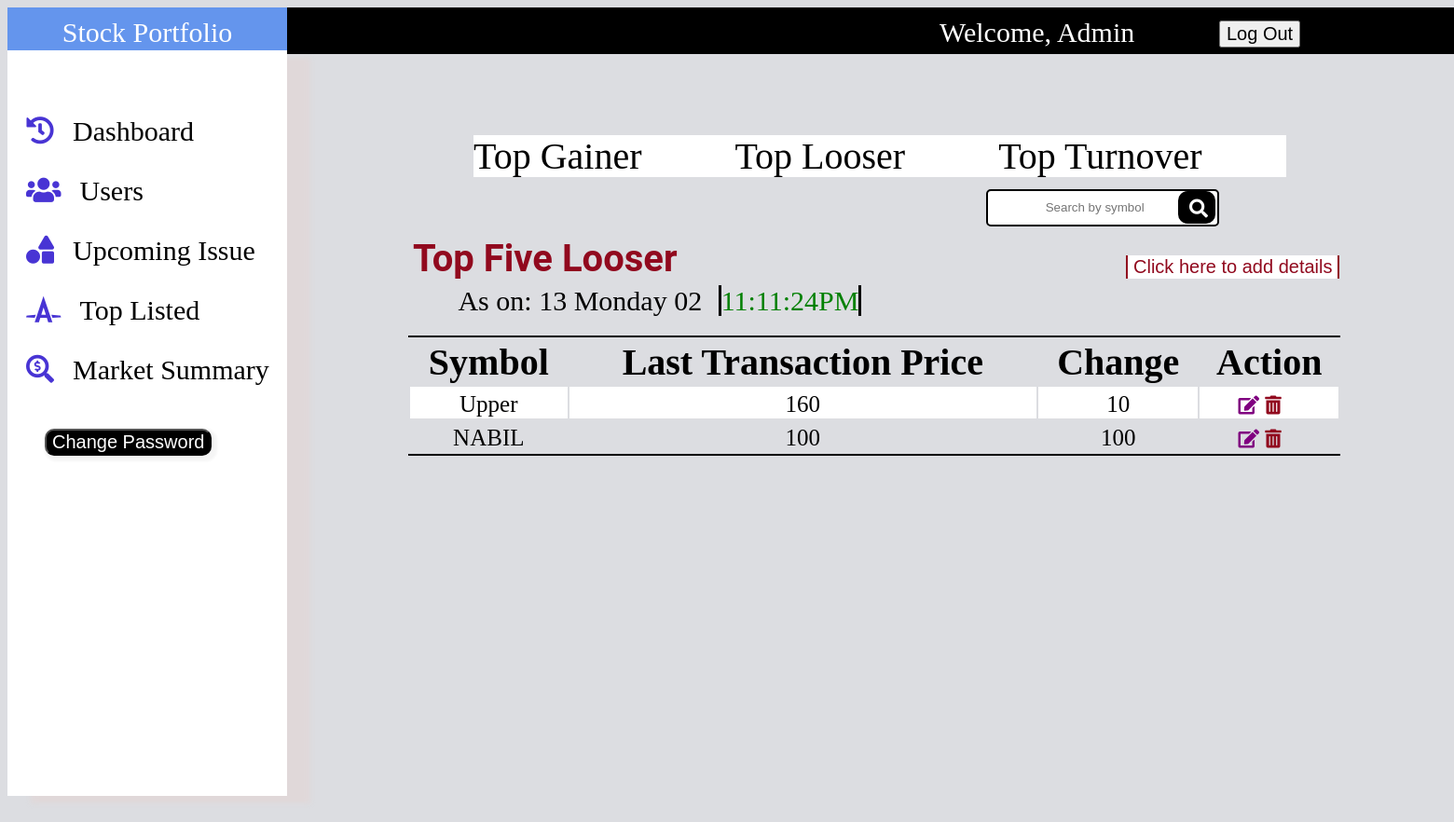
The app's page /project/admin/toplooser.php (signed in) with its own data.
### tables this page shows
CREATE TABLE `top_looser` (
  `id` int(11) NOT NULL,
  `symbol` varchar(50) NOT NULL,
  `ltp` int(50) NOT NULL,
  `change` int(50) NOT NULL
);

### project/admin/toplooser.php (the view, shortened to what this page needs)
<?php
include("database.php");
include("main.php");
$where = '';
$sql= "SELECT * FROM `top_looser` $where";
$results = mysqli_query($conn, $sql);
?>
<!DOCTYPE html>
<html lang="en">
<head>
      <link href="css/topgainer.css" rel="stylesheet">
</head>
<body>
<div class="part-two">
            <a class="subparttwo" href="topgainer.php">  Top Gainer</a>
            </div>
            <div class="part-two">
            <a class="subparttwo" href="toplooser.php">  Top Looser</a>
            </div>
            <div class="part-two">
            <a class="subparttwo" href="topturnover.php">Top Turnover</a>
            </div>
      <form action="toplooser.php" method="POST">
<input type="search" name="submit" placeholder="Search by symbol ">
<button class="btn" name="search"><i class="fas fa-search"></i></button>
      </form>
      <div id="head">
    <h1>Top Five Looser</h1>
    <a href="toplooseradd.php"><button class="btn-anchor">Click here to add details</button></a>
    <span id='date'>As on:
    <?php
    echo date('d l m')."&nbsp";
   echo "<span id='date-two'>".date("h:i:sA")."</span>";
?>
</span>
   <table>
    <tr>
    <th>Symbol</th>
    <th>Last Transaction Price</th>
    <th>Change</th>
    <th>Action</th>
    </tr>
 <?php
   while($rows= mysqli_fetch_assoc($results)){
?>
    <tr>
    <td><?php echo $rows['symbol']?></td>
    <td><?php echo $rows['ltp']?></td>
    <td><?php echo $rows['change']?></td>
    <td><a href="toplooserupdate.php?id=<?php echo $rows['id'];?>" onclick="clickupdate()"><i class="fas fa-edit"></i></a>
        <a href="deletetoplooser.php?id=<?php echo $rows['id'];?>" onclick="clickerror()"><i class="fas fa-trash-alt"></i></a>
    </td>
    <?php
   }
   ?>
    </tr>
   </table>
   </div>
</body>
</html>

### project/admin/css/main.css (style rules this page uses)
body { background-color: #dcdde1; overflow: hidden; }
button { font-size: 20px; position: relative; top:-70px; left:1300px; }
i { color:#4834d4; position: relative; left:-20px; }

### project/admin/css/topgainer.css (style rules this page uses)
.part-two { background-color: white; width: 100%; display: inline; font-size: 40px; padding-right: 90px; position: relative; top:-730px; left:500px; cursor: pointer; text-decoration: none; }
.subparttwo { text-decoration: none; color:black; }
input { border:2px solid black; border-radius: 5px; position: relative; top:-720px; left: 1050px; height: 40px; width: 250px; outline: none; text-align: center; }
.btn { position: relative; top:-716px; left: 1002px; border: none; background-color:black; height: 35px; width: 40px; border-radius: 10px; padding-top: 5px; }
.fa-search { color:white; position: relative; left:2px; }
#head { position: relative; top:-700px; left:500px; }
h1 { position: relative; top:-35px; left:-100px; font-size: 40px; padding-left: 35px; color:#91091e; height: 50px; width: 100vw; font-family: 'Roboto', sans-serif; }
#date { color:black; font-size: 30px; position:relative; top:-60px; left:-250px; }
#date-two { position: relative; left:10px; color:green; border-left: 3px solid black; border-right: 3px solid black; }
table { width: 1000px; position: relative; top:-40px; left:-70px; border-top: 2px solid black; border-bottom: 2px solid black; }
table th { color:black; font-size: 40px; }
table td { font-size: 25px; text-align: center; padding-top: 5px; }
tr:nth-child(even) { background-color:white; }
.btn-anchor { position: relative; top:-100px; left:700px; background-color: white; border: none; border-left: 2px solid #91091e; border-right: 2px solid #91091e; font-size: 20px; color:#91091e; }
.fa-edit { color:purple; font-size: 20px; padding-left: 20px; }
.fa-trash-alt { color:#91091e; font-size: 20px; }

### records on screen
top_looser: symbol "Upper", ltp "160", change "10"
top_looser: symbol "NABIL", ltp "100", change "100"

### other values on screen
$_SESSION['mail'] "Admin"
